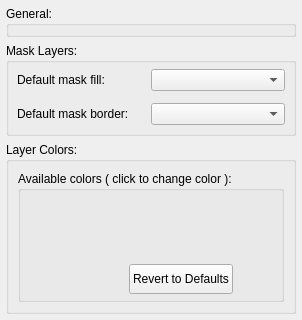
     <widget class="QWidget" name="tab_layers_">
      <attribute name="title">
       <string>Layers</string>
      </attribute>
      <layout class="QVBoxLayout" name="verticalLayout_9" stretch="0,1,0">
       <property name="margin">
        <number>6</number>
       </property>
       <item>
        <widget class="QGroupBox" name="general_layer_settings_">
         <property name="title">
          <string>General:</string>
         </property>
         <layout class="QHBoxLayout" name="horizontalLayout_4">
          <property name="margin">
           <number>4</number>
          </property>
          <item>
           <widget class="QtUtils::QtSliderDoubleCombo" name="opacity_adjuster_" native="true"/>
          </item>
         </layout>
        </widget>
       </item>
       <item>
        <widget class="QGroupBox" name="mask_layer_settings_">
         <property name="title">
          <string>Mask Layers:</string>
         </property>
         <property name="alignment">
          <set>Qt::AlignLeading|Qt::AlignLeft|Qt::AlignTop</set>
         </property>
         <layout class="QVBoxLayout" name="verticalLayout_8">
          <property name="spacing">
           <number>4</number>
          </property>
          <property name="leftMargin">
           <number>4</number>
          </property>
          <property name="topMargin">
           <number>2</number>
          </property>
          <property name="rightMargin">
           <number>4</number>
          </property>
          <property name="bottomMargin">
           <number>4</number>
          </property>
          <item>
           <widget class="QWidget" name="widget_6" native="true">
            <property name="sizePolicy">
             <sizepolicy hsizetype="Preferred" vsizetype="Fixed">
              <horstretch>0</horstretch>
              <verstretch>0</verstretch>
             </sizepolicy>
            </property>
            <property name="maximumSize">
             <size>
              <width>16777215</width>
              <height>36</height>
             </size>
            </property>
            <layout class="QHBoxLayout" name="horizontalLayout_5" stretch="1,1">
             <property name="spacing">
              <number>0</number>
             </property>
             <property name="margin">
              <number>4</number>
             </property>
             <item>
              <widget class="QLabel" name="label_4">
               <property name="text">
                <string>Default mask fill:</string>
               </property>
              </widget>
             </item>
             <item>
              <widget class="QComboBox" name="mask_fill_combobox_">
               <property name="focusPolicy">
                <enum>Qt::ClickFocus</enum>
               </property>
              </widget>
             </item>
            </layout>
           </widget>
          </item>
          <item>
           <widget class="QWidget" name="widget_7" native="true">
            <property name="sizePolicy">
             <sizepolicy hsizetype="Preferred" vsizetype="Fixed">
              <horstretch>0</horstretch>
              <verstretch>0</verstretch>
             </sizepolicy>
            </property>
            <property name="maximumSize">
             <size>
              <width>16777215</width>
              <height>36</height>
             </size>
            </property>
            <layout class="QHBoxLayout" name="horizontalLayout_6" stretch="1,1">
             <property name="spacing">
              <number>0</number>
             </property>
             <property name="margin">
              <number>4</number>
             </property>
             <item>
              <widget class="QLabel" name="label_5">
               <property name="text">
                <string>Default mask border:</string>
               </property>
              </widget>
             </item>
             <item>
              <widget class="QComboBox" name="mask_border_combobox_">
               <property name="focusPolicy">
                <enum>Qt::ClickFocus</enum>
               </property>
              </widget>
             </item>
            </layout>
           </widget>
          </item>
         </layout>
        </widget>
       </item>
       <item>
        <widget class="QGroupBox" name="groupBox_5">
         <property name="title">
          <string>Layer Colors:</string>
         </property>
         <layout class="QVBoxLayout" name="verticalLayout_14">
          <item>
           <widget class="QGroupBox" name="groupBox">
            <property name="sizePolicy">
             <sizepolicy hsizetype="Preferred" vsizetype="Fixed">
              <horstretch>0</horstretch>
              <verstretch>0</verstretch>
             </sizepolicy>
            </property>
            <property name="title">
             <string>Available colors ( click to change color ):</string>
            </property>
            <layout class="QVBoxLayout" name="verticalLayout_3">
             <property name="spacing">
              <number>2</number>
             </property>
             <property name="leftMargin">
              <number>4</number>
             </property>
             <property name="topMargin">
              <number>4</number>
             </property>
             <property name="rightMargin">
              <number>4</number>
             </property>
             <property name="bottomMargin">
              <number>0</number>
             </property>
             <item>
              <widget class="QWidget" name="widget_12" native="true">
               <property name="minimumSize">
                <size>
                 <width>0</width>
                 <height>60</height>
                </size>
               </property>
               <layout class="QHBoxLayout" name="color_h_layout_">
                <property name="margin">
                 <number>4</number>
                </property>
               </layout>
              </widget>
             </item>
             <item>
              <widget class="QWidget" name="widget_11" native="true">
               <property name="sizePolicy">
                <sizepolicy hsizetype="Preferred" vsizetype="Fixed">
                 <horstretch>0</horstretch>
                 <verstretch>0</verstretch>
                </sizepolicy>
               </property>
               <property name="minimumSize">
                <size>
                 <width>0</width>
                 <height>0</height>
                </size>
               </property>
               <layout class="QVBoxLayout" name="color_widget_picker_layout_">
                <property name="spacing">
                 <number>0</number>
                </property>
                <property name="margin">
                 <number>0</number>
                </property>
               </layout>
              </widget>
             </item>
             <item>
              <widget class="QWidget" name="widget_10" native="true">
               <property name="sizePolicy">
                <sizepolicy hsizetype="Preferred" vsizetype="Preferred">
                 <horstretch>0</horstretch>
                 <verstretch>0</verstretch>
                </sizepolicy>
               </property>
               <property name="minimumSize">
                <size>
                 <width>0</width>
                 <height>40</height>
                </size>
               </property>
               <layout class="QHBoxLayout" name="horizontalLayout_10">
                <property name="spacing">
                 <number>0</number>
                </property>
                <property name="margin">
                 <number>4</number>
                </property>
                <item>
                 <spacer name="horizontalSpacer_2">
                  <property name="orientation">
                   <enum>Qt::Horizontal</enum>
                  </property>
                  <property name="sizeHint" stdset="0">
                   <size>
                    <width>100</width>
                    <height>20</height>
                   </size>
                  </property>
                 </spacer>
                </item>
                <item>
                 <widget class="QPushButton" name="revert_to_defaults_button_">
                  <property name="sizePolicy">
                   <sizepolicy hsizetype="Fixed" vsizetype="Fixed">
                    <horstretch>0</horstretch>
                    <verstretch>0</verstretch>
                   </sizepolicy>
                  </property>
                  <property name="minimumSize">
                   <size>
                    <width>0</width>
                    <height>30</height>
                   </size>
                  </property>
                  <property name="focusPolicy">
                   <enum>Qt::ClickFocus</enum>
                  </property>
                  <property name="text">
                   <string>Revert to Defaults</string>
                  </property>
                 </widget>
                </item>
                <item>
                 <spacer name="horizontalSpacer_6">
                  <property name="orientation">
                   <enum>Qt::Horizontal</enum>
                  </property>
                  <property name="sizeHint" stdset="0">
                   <size>
                    <width>40</width>
                    <height>20</height>
                   </size>
                  </property>
                 </spacer>
                </item>
               </layout>
              </widget>
             </item>
            </layout>
           </widget>
          </item>
         </layout>
        </widget>
       </item>
      </layout>
     </widget>
